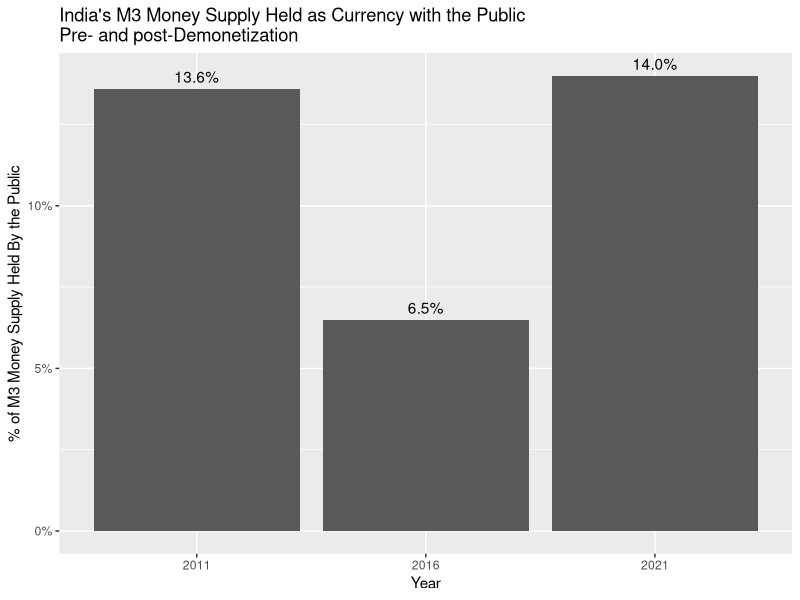

The R script that drew this image:
require("ggplot2")
require("scales")

money_supply.public = data.frame(year = c("2011", "2016", "2021"),
                                 percentage = c(13.6, 6.5, 14) / 100)
money_supply.plot = ggplot(money_supply.public) +
  aes(x = year,
      y = percentage,
      label = percent(percentage)) +
  geom_bar(stat = "identity", position = "dodge") +
  geom_text(vjust = -0.5) +
  scale_x_discrete(name = "Year", limits = money_supply.public$year) +
  scale_y_continuous(labels = percent) +
  labs(y = "% of M3 Money Supply Held By the Public",
       title = "India's M3 Money Supply Held as Currency with the Public\nPre- and post-Demonetization")
ggsave("./plots/money_supply.png", money_supply.plot)
